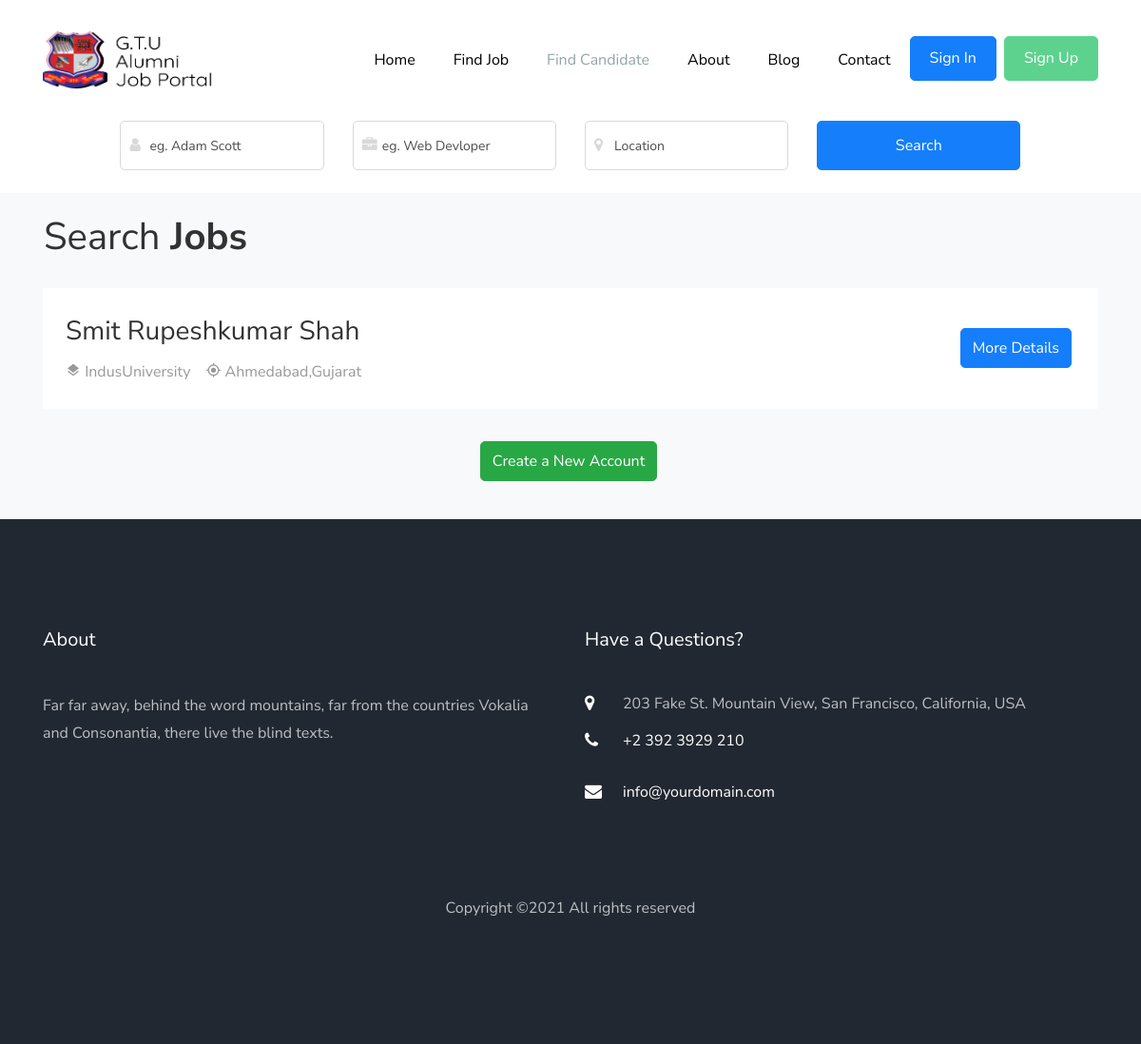
The app's page /search_details.php?type=Employee, older data.
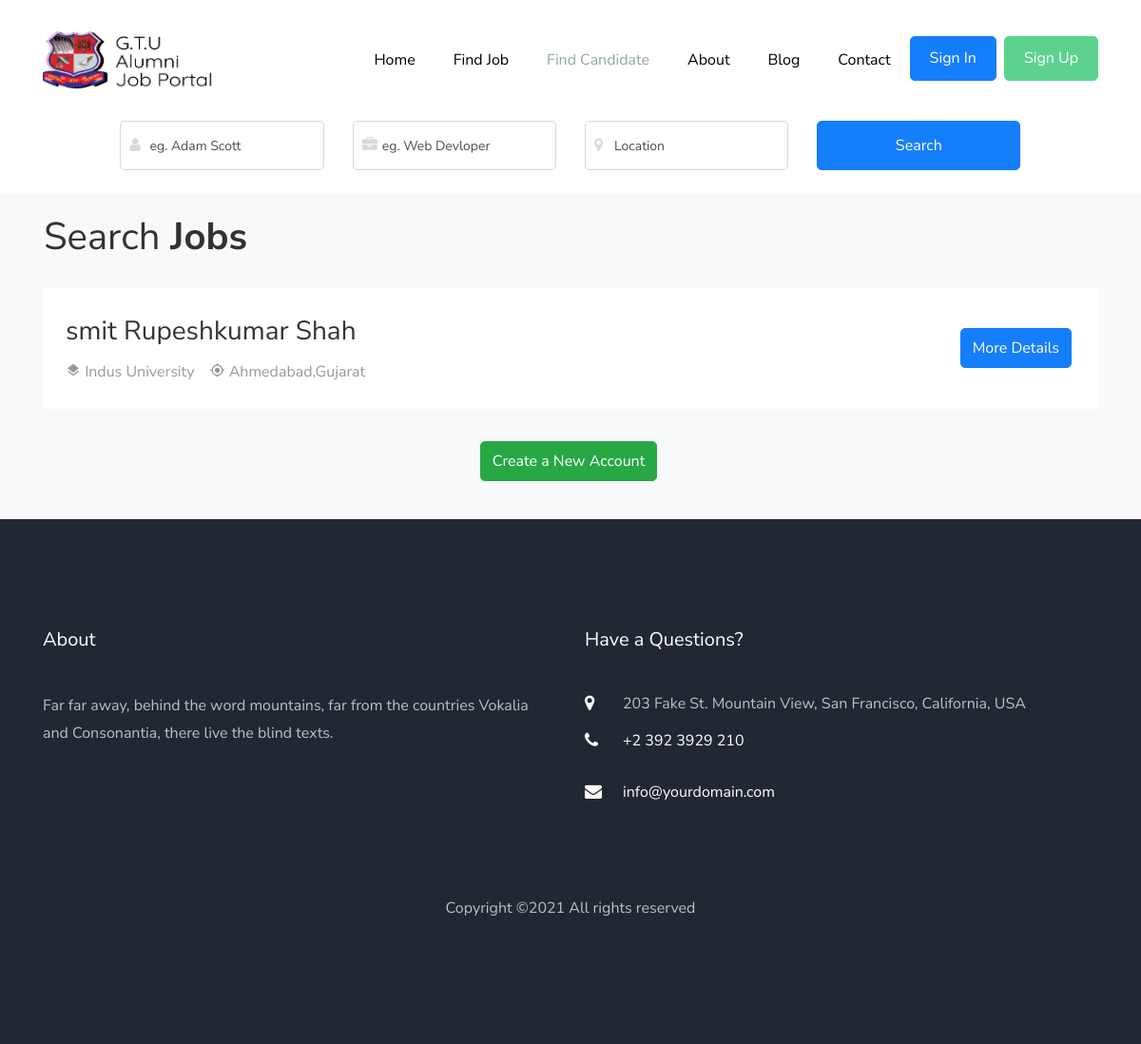
The same page, newer data.
### tables this page shows
CREATE TABLE `employee` (
  `id` int(11) NOT NULL,
  `firstname` varchar(255) NOT NULL,
  `middlename` varchar(255) NOT NULL,
  `lastname` varchar(255) NOT NULL,
  `enrollmentno` varchar(255) NOT NULL,
  `email` varchar(255) NOT NULL,
  `password` varchar(255) NOT NULL,
  `contactnumber` varchar(255) NOT NULL,
  `dateofbirth` varchar(255) NOT NULL,
  `gender` varchar(255) NOT NULL,
  `contry` varchar(255) NOT NULL,
  `state` varchar(255) NOT NULL,
  `district` varchar(255) NOT NULL,
  `colleagename` varchar(255) NOT NULL,
  `sgpa` varchar(255) NOT NULL,
  `graduationyear` varchar(255) NOT NULL,
  `hscschoolname` varchar(255) NOT NULL,
  `hscboardname` varchar(255) NOT NULL,
  `hsccgpa` varchar(255) NOT NULL,
  `hscyear` varchar(255) NOT NULL,
  `sscschoolname` varchar(255) NOT NULL,
  `sscboardname` varchar(255) NOT NULL,
  `ssccgpa` varchar(255) NOT NULL,
  `sscyear` varchar(255) NOT NULL,
  `coverletter` varchar(255) NOT NULL,
  `intrestarea` varchar(255) NOT NULL,
  `resume` varchar(255) NOT NULL,
  `whatsapp` varchar(255) NOT NULL,
  `github` varchar(255) NOT NULL,
  `linkedin` varchar(255) NOT NULL,
  `skype` varchar(255) NOT NULL,
  `status` int(1) NOT NULL,
  `created_time` datetime(6) NOT NULL DEFAULT current_timestamp(6)
);

### company_function.php (called while the page is built, shortened)
<?php
	function total_candidate($conn,$limit='',$status='',$desc='',$employee_name='',$employee_location='',$employee_skill='')
	{
		$sql = "SELECT * FROM `employee`";
		if($status){
			$sql .= " WHERE `status` = '".$status."' ";
		}
		if($desc){
			$sql .= " ORDER BY `id` DESC";
		}
		$result = mysqli_query($conn,$sql);
		if($result){
			return $result;
		}else{
			return false;
		}
	}
?>

### search_details.php (the view, shortened to what this page needs)
    <?php
      include 'header.php';
      $job_category = '';
      $job_type = '';
      $job_location = '';
      $employee_name = '';
      $employee_location = '';
      $employee_skill = '';
      $type='Company';
      if (isset($_GET['type']) && !empty(trim($_GET['type']))) {
        $type = $_GET['type'];
      }
      if ($type == 'Employee') {
        $total_candidate = total_candidate($conn,'',2,'id',$employee_name,$employee_location,$employee_skill);
      } else if ($type == 'Company') {
        $allpost_job = employee_total_post_job($conn,10,'job_deadlinedate',$job_category,$job_type,$job_location);
        $stayle_number = 2;
      }
    ?>
    <?php
      include 'navigation.php';
    ?>
    <div class="ftco-search" style="margin-top: 7rem;">
      <div class="row">
        <div class="col-md-1">
        </div>
        <div class="col-md-10 tab-wrap">
          <div class="tab-content p-4" id="v-pills-tabContent">
            <div class="tab-pane show active" id="v-pills-1" role="tabpanel" aria-labelledby="v-pills-nextgen-tab">
             <?php
              if ($type == 'Employee') {
                ?>
                  <form action="search_details.php" class="search-job">
                    <div class="row">
                      <div class="col-md">
                        <div class="form-group">
                          <div class="form-field">
                            <div class="icon">
                              <span class="icon-user"></span>
                            </div>
                            <input type="text" class="form-control" name="employee_name" placeholder="eg. Adam Scott" value="<?php echo $employee_name;?>" list="employee_name" autocomplete="off">
                          </div>
                        </div>
                      </div>
                      <div class="col-md">
                        <div class="form-group">
                          <div class="form-field">
                            <div class="select-wrap">
                              <div class="icon">
                                <span class="icon-briefcase"></span>
                              </div>
                              <input type="text" class="form-control" name="employee_skill" placeholder="eg. Web Devloper" value="<?php echo $employee_skill;?>" list="employee_skill" autocomplete="off">
                            </div>
                          </div>
                        </div>
                      </div>
                      <div class="col-md">
                        <div class="form-group">
                          <div class="form-field">
                            <div class="icon">
                              <span class="icon-map-marker"></span>
                            </div>
                            <input type="text" class="form-control" placeholder="Location" name="employee_location" value="<?php echo $employee_location;?>" autocomplete="off" list="employee_location">
                          </div>
                        </div>
                      </div>
                      <div class="col-md-3">
                        <div class="form-group">
                          <div class="form-field">
                            <input type="submit" value="Search" class="form-control btn btn-primary">
                          </div>
                        </div>
                      </div>
                    </div>
                  </form>
                <?php
              }
             ?>
            </div>
          </div>
        </div>
      </div>
    </div>
    <section class="ftco-section bg-light" style="padding: 1rem 0;">
      <div class="container">
        <div class="row">
          <div class="col-md-12 heading-section text-left ftco-animate fadeInUp ftco-animated pl-3">
            <h2 class="mb-4"><span>Search</span> Jobs</h2>
          </div>
        </div>
        <?php
          if ($type == 'Employee') {
          ?>
            <div class="row">
              <?php
                while ($row = mysqli_fetch_array($total_candidate))
                {
                  ?>
                    <div class="col-md-12 ftco-animate">
                      <div class="job-post-item bg-white p-4 d-block d-md-flex align-items-center">
                        <div class="mb-4 mb-md-0 mr-5">
                          <div class="job-post-item-header d-flex align-items-center">
                            <h2 class="mr-3 text-black h3"><?php echo $row['firstname'].' '.$row['middlename'].' '.$row['lastname'];?></h2>
                          </div>
                          <div class="job-post-item-body d-block d-md-flex">
                            <div class="mr-3"><span class="icon-layers"></span> <a><?php echo $row['colleagename'];?></a></div>
                            <div><span class="icon-my_location"></span> <span><?php echo $row['district'].','.$row['state'];?></span></div>
                          </div>
                        </div>
                        <div class="ml-auto d-flex">
                          <a href="job-single.html" class="btn btn-primary py-2 mr-1">More Details</a>
                        </div>
                      </div>
                    </div>
                  <?php
                }
              ?>
              <div class="col-md-12 ftco-animate">
                <div class="p-4 d-block align-items-center">
                  <div class="justify-content-center align-items-center d-flex">
                    <a href="signup.php" class="btn btn-success py-2 mr-1">Create a New Account</a>
                  </div>
                </div>
              </div>
            </div>
            <?php
          } else if ($type == 'Company') {
          ?>
            <div class="row">
              <?php
                while ($row = mysqli_fetch_array($allpost_job))
                {
                  $color_value = color_label($row['job_type']);
                  ?>
                    <div class="col-md-12 ftco-animate">
                      <div class="job-post-item bg-white p-4 d-block d-md-flex align-items-center">
                        <div class="d-flex mr-5">
                          <a href="<?php echo $row['company_website']; ?>" target = "_blank"><img src="<?php echo Company_Logo_Url.$row['company_logo']; ?>" alt="<?php echo $row['company_name']; ?>" style = 'background-size: cover;width:70px;height:70px;'></a>
                        </div>
                        <div class="mb-4 mb-md-0 mr-5">
                          <div class="job-post-item-header d-flex align-items-center">
                            <h2 class="mr-3 text-black h3"><?php echo $row['job_title'];?></h2>
                            <div class="badge-wrap">
                             <span class="<?php echo $color_value; ?> text-white badge py-2 px-3"><?php echo $row['job_type'];?></span>
                            </div>
                          </div>
                          <div class="job-post-item-body d-block d-md-flex">
                            <div class="mr-3"><span class="icon-layers"></span> <a href="<?php echo $row['company_website'];?>" target="_blank"><?php echo $row['company_name'];?></a></div>
                            <div><span class="icon-my_location"></span> <span><?php echo $row['job_location'];?></span></div>
                          </div>
                        </div>
                        <div class="ml-auto d-flex justify-content-center align-items-center flex-column">
                          <a href="job_details.php?post_id=<?php echo $row['id']; ?>" class="btn btn-primary py-2 mr-1">More Details</a>
                          <span><?php echo date("F d, Y",strtotime($row['job_deadlinedate']));?></span>
                        </div>
                      </div>
                    </div>
                  <?php
                }
              ?>
              <div class="col-md-12 ftco-animate">
                <div class="p-4 d-block align-items-center">
                  <div class="justify-content-center align-items-center d-flex">
                    <a href="signin.php" class="btn btn-success py-2 mr-1">Create a New Post</a>
                  </div>
                </div>
              </div>
            </div>
          <?php
          }
        ?>
      </div>
    </section>
<?php
      include 'footer.php';
    ?>

### header.php (shortened to what this page needs)
<?php
    include 'connection.php';
    include 'company_function.php';
?>
<!DOCTYPE html>
<html lang="en">
  <head>
    <link rel="stylesheet" href="css/open-iconic-bootstrap.min.css">
    <link rel="stylesheet" href="css/animate.css">
    <link rel="stylesheet" href="css/owl.carousel.min.css">
    <link rel="stylesheet" href="css/owl.theme.default.min.css">
    <link rel="stylesheet" href="css/magnific-popup.css">
    <link rel="stylesheet" href="css/aos.css">
    <link rel="stylesheet" href="css/ionicons.min.css">
    <link rel="stylesheet" href="css/bootstrap-datepicker.css">
    <link rel="stylesheet" href="css/jquery.timepicker.css">
    <link rel="stylesheet" href="css/flaticon.css">
    <link rel="stylesheet" href="css/icomoon.css">
    <link rel="stylesheet" href="css/style.css">

### navigation.php (shortened to what this page needs)
</head>
  <body>
	  <nav class="navbar navbar-expand-lg navbar-dark ftco_navbar bg-dark ftco-navbar-light" id="ftco-navbar">
	    <div class="container">
	      <a class="navbar-brand" href="index.php"><img src="logo.png" width="200px" height="60px"></a>
	      <div class="collapse navbar-collapse" id="ftco-nav">
	        <ul class="navbar-nav ml-auto">
	          <li class="nav-item"><a href="index.php" class="nav-link">Home</a></li><li class="nav-item"><a href="search_details.php?type=Company" class="nav-link">Find Job</a></li>
	          <li class="nav-item"><a href="search_details.php?type=Employee" class="nav-link">Find Candidate</a></li>
	          <li class="nav-item"><a href="about.php" class="nav-link">About</a></li>
	          <li class="nav-item"><a href="blog.php" class="nav-link">Blog</a></li>
	          <li class="nav-item"><a href="contact.php" class="nav-link">Contact</a></li>
	          <li class="nav-item cta mr-md-2"><a href="signin.php" class="nav-link">Sign In</a></li>
	          <li class="nav-item cta cta-colored"><a href="signup.php" class="nav-link">Sign Up</a></li>
	        </ul>
	      </div>
	    </div>
	  </nav>

### footer.php (shortened to what this page needs)
<footer class="ftco-footer ftco-bg-dark ftco-section">
      <div class="container">
        <div class="row mb-5">
        	<div class="col-md">
             <div class="ftco-footer-widget mb-4">
              <h2 class="ftco-heading-2">About</h2>
              <p>Far far away, behind the word mountains, far from the countries Vokalia and Consonantia, there live the blind texts.</p>
              <ul class="ftco-footer-social list-unstyled float-md-left float-lft mt-3">
              </ul>
            </div>
          </div>
          <div class="col-md">
            <div class="ftco-footer-widget mb-4">
            	<h2 class="ftco-heading-2">Have a Questions?</h2>
            	<div class="block-23 mb-3">
	              <ul>
	                <li><span class="icon icon-map-marker"></span><span class="text">203 Fake St. Mountain View, San Francisco, California, USA</span></li>
	                <li><a href="#"><span class="icon icon-phone"></span><span class="text">+2 392 3929 210</span></a></li>
	                <li><a href="#"><span class="icon icon-envelope"></span><span class="text">info@yourdomain.com</span></a></li>
	              </ul>
	            </div>
            </div>
          </div>
        </div>
        <div class="row">
          <div class="col-md-12 text-center">
            <p>Copyright &copy;<script>document.write(new Date().getFullYear());</script> All rights reserved </p>
          </div>
        </div>
      </div>
    </footer>
  </body>
</html>

### css/icomoon.css (style rules this page uses)
[class^="icon-"], [class*=" icon-"] { font-family: 'icomoon' !important; speak: none; font-style: normal; font-weight: normal; font-variant: normal; text-transform: none; line-height: 1; -webkit-font-smoothing: antialiased; -moz-osx-font-smoothing: grayscale; }
.icon-user:before { content: "\f007"; }
.icon-map-marker:before { content: "\f041"; }
.icon-phone:before { content: "\f095"; }
.icon-briefcase:before { content: "\f0b1"; }
.icon-envelope:before { content: "\f0e0"; }
.icon-my_location:before { content: "\e55c"; }
.icon-layers:before { content: "\e53b"; }

Row changes from the older to the newer data that the page shows:
removed employee: firstname "Smit", middlename "Rupeshkumar", lastname "Shah", colleagename "IndusUniversity", district "Ahmedabad", state "Gujarat"
added employee: firstname "smit", middlename "Rupeshkumar", lastname "Shah", colleagename "Indus University", district "Ahmedabad", state "Gujarat"
